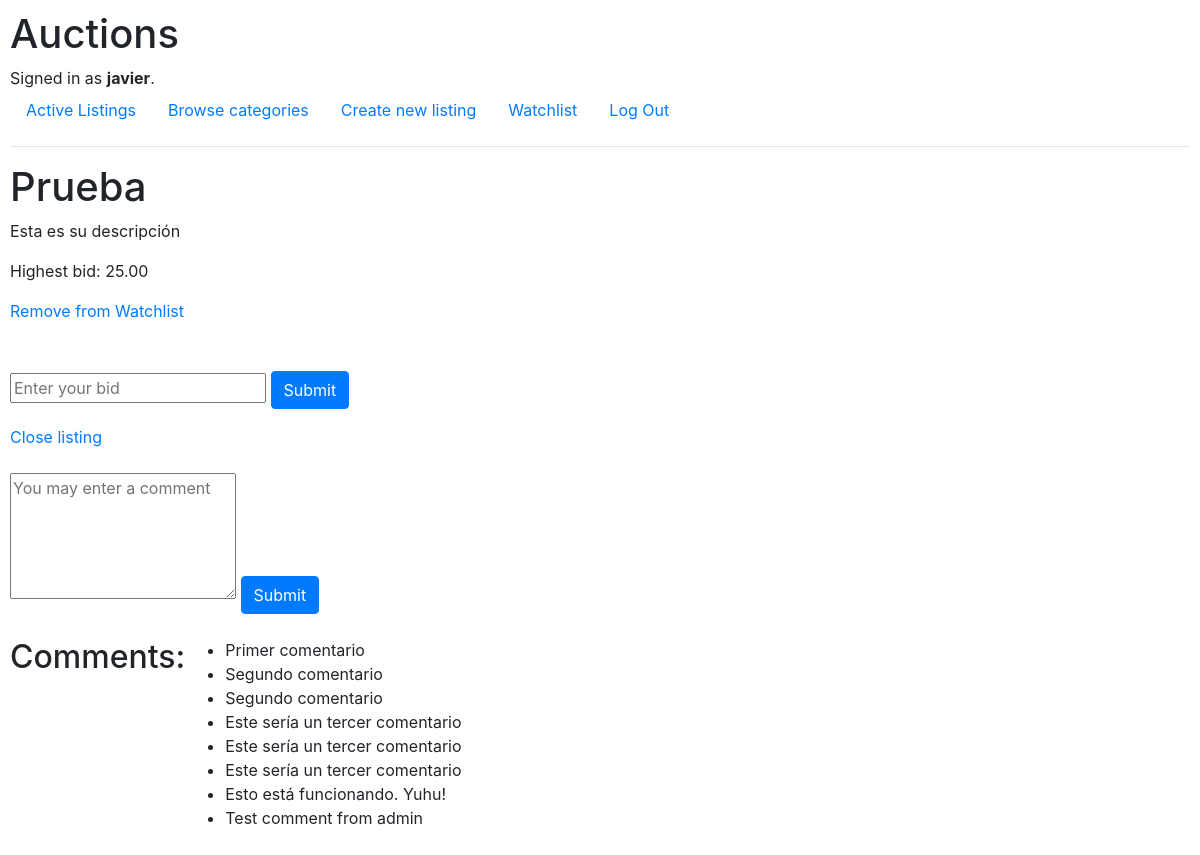
Page /listing-view/1 (signed in) on the committed database.
### auctions/models.py (models this page shows)
class User(AbstractUser):
    pass

class Listing(models.Model):
    title = models.CharField(max_length=64)
    description = models.CharField(max_length=512)
    bid = models.DecimalField(max_digits=10, decimal_places=2)
    num_bids = models.IntegerField(null=True)
    category = models.CharField(max_length=64, null=True)
    img_url = models.CharField(max_length=64, null=True)
    highest_bidder_id = models.IntegerField(null=False)
    is_open = models.BooleanField(null=False)
    owner_id = models.IntegerField(null=False)
    winner_id = models.IntegerField(null=True)

class Comment(models.Model):
    text = models.CharField(max_length=512)
    listing_id = models.IntegerField(null=False)
    owner_id = models.IntegerField(null=False)

### auctions/views.py (the view, shortened to what this page needs)
# urls.py: path("listing-view/<int:listing_id>", views.listing_view, name="listing-view"),
def listing_view(request, listing_id):
    if request.user.is_authenticated:
        user = request.user
    listing = Listing.objects.get(id=listing_id)
    listing_in_watchlist = True
    query = UsersListings.objects.filter(user_id=user.id, listing_id=listing.id)
    if not query:
        listing_in_watchlist = False
    user_is_listing_owner = False
    if user.id == listing.owner_id:
        user_is_listing_owner = True
    comments_list = []
    comments = Comment.objects.filter(listing_id=listing.id)
    for comment in comments:
        comments_list.append(comment)
    return render(request, "auctions/listing-view.html", {
        "listing": listing,
        "listing_in_watchlist": listing_in_watchlist,
        "user_is_listing_owner": user_is_listing_owner,
        "comments_list": comments_list
    })

### auctions/templates/auctions/listing-view.html (shortened to what this page needs)
{% extends "auctions/layout.html" %}
{% block body %}
    <h1>{{ listing.title }}</h1>
    <p>{{ listing.description }}</p>
    <p>Highest bid: {{ listing.bid }}</p>
    {% if user.is_authenticated %}
    <div class="col-4">
      {% if listing_in_watchlist%}
        <a class="row" href="{% url 'admin_watchlist' user.id 'remove' listing.id %}">Remove from Watchlist</a>
      {% else %}
        <a class="row" href="{% url 'admin_watchlist' user.id 'add' listing.id %}">Add to Watchlist</a>
      {% endif %}
    </div>
    <div class="container-fluid pt-5">
      <div class="row">
        <form method="POST">
          <input type="number" step="0.01" name="bid" placeholder="Enter your bid">
          <input class="btn btn-primary" type="submit" value="Submit">
        </form>
      </div>
      <div class="row pt-3">
        {% if user_is_listing_owner and listing.is_open %}
          <a href="{% url 'close' listing.id listing.highest_bidder_id %}">Close listing</a>
        {% endif %}
      </div>
      <div class="row pt-4">
        <form action="{% url 'add_comment' %}" method="POST">
          <textarea placeholder="You may enter a comment" rows="5" cols="20" name="comment_text"></textarea>
          <button class="btn btn-primary" type="submit">Submit</button>
        </form>
    </div>
    <div class="row pt-4">
      <h2>Comments:</h2>
      <ul>
        {% for comment in comments_list %}
          <li>{{ comment.text }}</li>
        {% endfor %}
      </ul>
    </div>
    <div class="pt-5">
    </div>
    {% endif %}
{% endblock %}

### auctions/templates/auctions/layout.html (shortened to what this page needs)
{% load static %}
<!DOCTYPE html>
<html lang="en">
    <head>
        <link rel="stylesheet" href="https://stackpath.bootstrapcdn.com/bootstrap/4.4.1/css/bootstrap.min.css">
        <link href="{% static 'auctions/styles.css' %}" rel="stylesheet">
    </head>
    <body>
        <h1>Auctions</h1>
        <div>
            {% if user.is_authenticated %}
                Signed in as <strong>{{ user.username }}</strong>.
            {% else %}
                Not signed in.
            {% endif %}
        </div>
        <ul class="nav">
            <li class="nav-item">
                <a class="nav-link" href="{% url 'index' %}">Active Listings</a>
            </li>
            <li class="nav-item">
                <a class="nav-link" href="{% url 'categories' %}">Browse categories</a>
            </li>
            {% if user.is_authenticated %}
                <li class="nav-item">
                    <a class="nav-link" href="{% url 'listing' %}">Create new listing</a>
                </li>
                <li class="nav-item">
                    <a class="nav-link" href="{% url 'watchlist' user.id %}">Watchlist</a>
                </li>
                <li class="nav-item">
                    <a class="nav-link" href="{% url 'logout' %}">Log Out</a>
                </li>
            {% endif %}
        </ul>
        <hr>
        {% block body %}
        {% endblock %}
    </body>
</html>

### auctions/static/auctions/styles.css (style rules this page uses)
body { padding: 10px; }

### rows in the picture
User: username "javier"
Listing: title "Prueba", description "Esta es su descripción", bid "25.00"
Comment: text "Primer comentario"
Comment: text "Segundo comentario"
Comment: text "Segundo comentario"
Comment: text "Este sería un tercer comentario"
Comment: text "Este sería un tercer comentario"
Comment: text "Este sería un tercer comentario"
Comment: text "Esto está funcionando. Yuhu!"
Comment: text "Test comment from admin"
